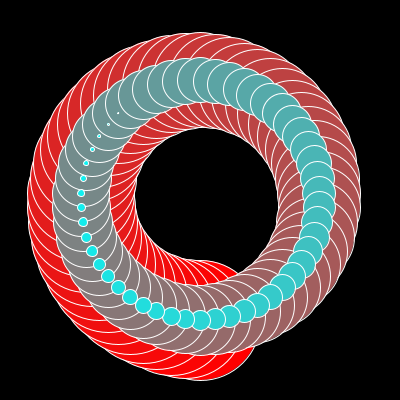
Frame 1 (no input)
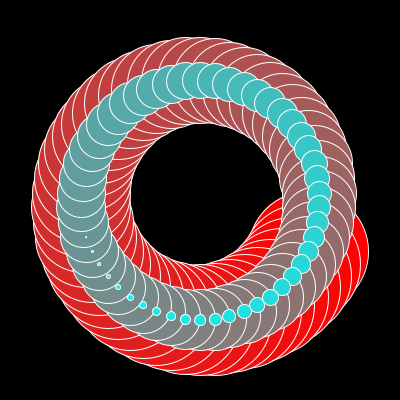
Frame 60 (the mouse pressed at the canvas centre just before this capture)
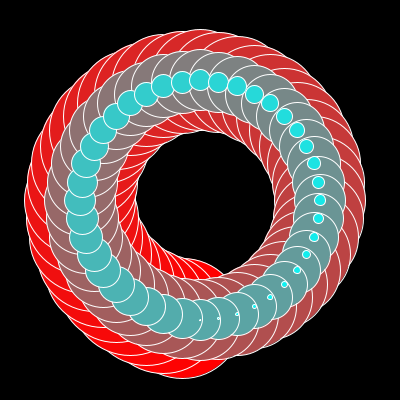
Frame 120 (the mouse held since frame 60 and released just before this capture)

The Processing sketch that drew these frames (run headless with seeded random() and noise(); from frame 60 on, the mouse is pressed at the canvas centre):

// Processing sketch: processing_6656
// ── processing_6656.pde

// Lissajou figures
// by Steven Kay

  long phase=0;
  
  // tweak the following...
  double phasex=25.0; 
  double phasey=25.0;  
  
  int length=120; // length of worm
  int changeEvery=1000; // randomize every N frames
  int headcolor=color(255,0,0,255);
  int tailcolor=color(0,255,255);
  int[] cols;
  
  void setup(){
    size(400, 400);
    stroke(255);
    cols=new int[length];
    for (int i=0;i<length;i++) {
      cols[i]=lerpColor(headcolor, tailcolor, (float)i*(1.0f/(float)length));
    }
  }

  void mousePressed() {
    phasex=((double)mouseX/10.0);
    phasey=((double)mouseY/10.0);
  }
  
  public void draw(){
    background(0);
    for (int step=0;step<length;step++) {
      long l=phase-step;
      fill(cols[step]);
      stroke(255);
      int x=(int) (length*Math.sin(l*Math.PI/phasex));
      int y=(int) (length*Math.cos(l*Math.PI/phasey));
      ellipse(200+x,200+y,length-step,length-step);
    }
    phase++;
    
    // nudge the phase params every so often
    if (phase%changeEvery==0) {
      phasex=random(1,50);
      phasey=random(1,50);
    }
    
  }
